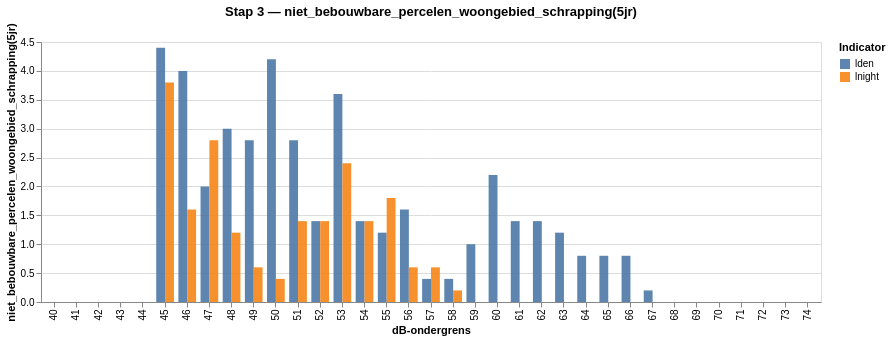

The notebook cell this image was saved under:
### Code cell
from contour.notebook_viz import toon_staaf_per_contour

toon_staaf_per_contour(lden, 'niet_bebouwbare_percelen_woongebied_schrapping(5jr)', lnight=lnight, titel='Stap 3 — niet_bebouwbare_percelen_woongebied_schrapping(5jr)')

### Figure 1 — Vega-Lite specification as saved in the notebook (floating-point values rounded to 4 significant figures)
{"config": {"view": {"continuousWidth": 300, "continuousHeight": 300}}, "data": {"name": "data-3f8844f5d669c1acd05431a128ba9f84"}, "mark": {"type": "bar", "opacity": 0.9}, "encoding": {"color": {"field": "reeks", "title": "Indicator", "type": "nominal"}, "tooltip": [{"field": "db_ondergrens", "title": "dB", "type": "ordinal"}, {"field": "waarde", "format": ",.4f", "title": "niet_bebouwbare_percelen_woongebied_schrapping(5jr)", "type": "quantitative"}, {"field": "reeks", "title": "indicator", "type": "nominal"}], "x": {"field": "db_ondergrens", "sort": ["40", "41", "42", "43", "44", "45", "46", "47", "48", "49", "50", "51", "52", "53", "54", "55", "56", "57", "58", "59", "60", "61", "62", "63", "64", "65", "66", "67", "68", "69", "70", "71", "72", "73", "74"], "title": "dB-ondergrens", "type": "ordinal"}, "xOffset": {"field": "reeks", "type": "nominal"}, "y": {"field": "waarde", "scale": {"zero": true}, "title": "niet_bebouwbare_percelen_woongebied_schrapping(5jr)", "type": "quantitative"}}, "height": 260, "title": "Stap 3 — niet_bebouwbare_percelen_woongebied_schrapping(5jr)", "width": 780, "$schema": "https://vega.github.io/schema/vega-lite/v6.1.0.json", "datasets": {"data-3f8844f5d669c1acd05431a128ba9f84": [{"db_ondergrens": "45", "waarde": 4.4, "reeks": "lden"}, {"db_ondergrens": "46", "waarde": 4.0, "reeks": "lden"}, {"db_ondergrens": "47", "waarde": 2.0, "reeks": "lden"}, {"db_ondergrens": "48", "waarde": 3.0, "reeks": "lden"}, {"db_ondergrens": "49", "waarde": 2.8, "reeks": "lden"}, {"db_ondergrens": "50", "waarde": 4.2, "reeks": "lden"}, {"db_ondergrens": "51", "waarde": 2.8, "reeks": "lden"}, {"db_ondergrens": "52", "waarde": 1.4, "reeks": "lden"}, {"db_ondergrens": "53", "waarde": 3.6, "reeks": "lden"}, {"db_ondergrens": "54", "waarde": 1.4, "reeks": "lden"}, {"db_ondergrens": "55", "waarde": 1.2, "reeks": "lden"}, {"db_ondergrens": "56", "waarde": 1.6, "reeks": "lden"}, {"db_ondergrens": "57", "waarde": 0.4, "reeks": "lden"}, {"db_ondergrens": "58", "waarde": 0.4, "reeks": "lden"}, {"db_ondergrens": "59", "waarde": 1.0, "reeks": "lden"}, {"db_ondergrens": "60", "waarde": 2.2, "reeks": "lden"}, {"db_ondergrens": "61", "waarde": 1.4, "reeks": "lden"}, {"db_ondergrens": "62", "waarde": 1.4, "reeks": "lden"}, {"db_ondergrens": "63", "waarde": 1.2, "reeks": "lden"}, {"db_ondergrens": "64", "waarde": 0.8, "reeks": "lden"}, {"db_ondergrens": "65", "waarde": 0.8, "reeks": "lden"}, {"db_ondergrens": "66", "waarde": 0.8, "reeks": "lden"}, {"db_ondergrens": "67", "waarde": 0.2, "reeks": "lden"}, {"db_ondergrens": "68", "waarde": 0.0, "reeks": "lden"}, {"db_ondergrens": "69", "waarde": 0.0, "reeks": "lden"}, {"db_ondergrens": "70", "waarde": 0.0, "reeks": "lden"}, {"db_ondergrens": "71", "waarde": 0.0, "reeks": "lden"}, {"db_ondergrens": "72", "waarde": 0.0, "reeks": "lden"}, {"db_ondergrens": "73", "waarde": 0.0, "reeks": "lden"}, {"db_ondergrens": "74", "waarde": 0.0, "reeks": "lden"}, {"db_ondergrens": "40", "waarde": 0.0, "reeks": "lnight"}, {"db_ondergrens": "41", "waarde": 0.0, "reeks": "lnight"}, {"db_ondergrens": "42", "waarde": 0.0, "reeks": "lnight"}, {"db_ondergrens": "43", "waarde": 0.0, "reeks": "lnight"}, {"db_ondergrens": "44", "waarde": 0.0, "reeks": "lnight"}, {"db_ondergrens": "45", "waarde": 3.8, "reeks": "lnight"}, {"db_ondergrens": "46", "waarde": 1.6, "reeks": "lnight"}, {"db_ondergrens": "47", "waarde": 2.8, "reeks": "lnight"}, {"db_ondergrens": "48", "waarde": 1.2, "reeks": "lnight"}, {"db_ondergrens": "49", "waarde": 0.6, "reeks": "lnight"}, {"db_ondergrens": "50", "waarde": 0.4, "reeks": "lnight"}, {"db_ondergrens": "51", "waarde": 1.4, "reeks": "lnight"}, {"db_ondergrens": "52", "waarde": 1.4, "reeks": "lnight"}, {"db_ondergrens": "53", "waarde": 2.4, "reeks": "lnight"}, {"db_ondergrens": "54", "waarde": 1.4, "reeks": "lnight"}, {"db_ondergrens": "55", "waarde": 1.8, "reeks": "lnight"}, {"db_ondergrens": "56", "waarde": 0.6, "reeks": "lnight"}, {"db_ondergrens": "57", "waarde": 0.6, "reeks": "lnight"}, {"db_ondergrens": "58", "waarde": 0.2, "reeks": "lnight"}, {"db_ondergrens": "59", "waarde": 0.0, "reeks": "lnight"}, {"db_ondergrens": "60", "waarde": 0.0, "reeks": "lnight"}, {"db_ondergrens": "61", "waarde": 0.0, "reeks": "lnight"}, {"db_ondergrens": "62", "waarde": 0.0, "reeks": "lnight"}, {"db_ondergrens": "63", "waarde": 0.0, "reeks": "lnight"}, {"db_ondergrens": "64", "waarde": 0.0, "reeks": "lnight"}, {"db_ondergrens": "65", "waarde": 0.0, "reeks": "lnight"}, {"db_ondergrens": "66", "waarde": 0.0, "reeks": "lnight"}, {"db_ondergrens": "67", "waarde": 0.0, "reeks": "lnight"}, {"db_ondergrens": "68", "waarde": 0.0, "reeks": "lnight"}, {"db_ondergrens": "69", "waarde": 0.0, "reeks": "lnight"}]}}
